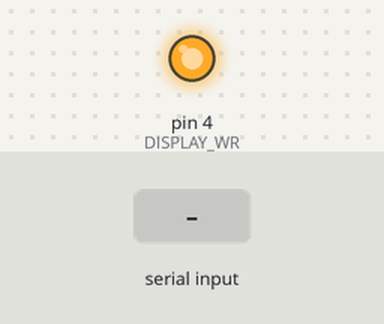
Bench run of a sketch on a simulated Arduino Uno, built with avr-gcc and run on an emulated ATmega328P. Shown: output pins drawn as LEDs (lit = HIGH). The inputs (shaded band) are chosen by the test bench. Pins used as bus, display or sensor lines are not drawn.

Above: at 1.2 s.
1.3 s: "1" received over Serial
Timing chart, 0 to 4.3 s (numbered marks = the images above; inputs shaded):
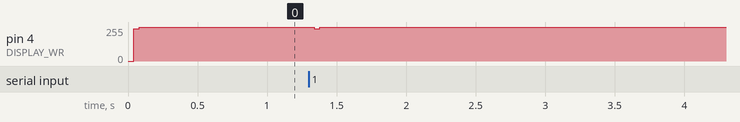

The sketch:

_3_Font.ino
```cpp
#include "aipointe.h"

// HT1632C PINs

#define DISPLAY_CS    3
#define DISPLAY_WR    4
#define DISPLAY_DATA  5

// HT1632C Commands

#define HT1632C_READ    B00000110
#define HT1632C_WRITE   B00000101
#define HT1632C_CMD     B00000100

#define HT1632_CMD_SYSON  0x01
#define HT1632_CMD_LEDON  0x03

// Display buffer

byte buffer[32];


void setup() {

  Serial.begin(57600);

  // all PINs are output
  pinMode(DISPLAY_CS, OUTPUT);
  pinMode(DISPLAY_WR, OUTPUT);
  pinMode(DISPLAY_DATA, OUTPUT);

  // enable System oscillator and LED duty cycle generator
  ht1632c_send_command(HT1632_CMD_SYSON);
  ht1632c_send_command(HT1632_CMD_LEDON);

  // clear display
  ht1632c_clear_display();
}

void loop() {

  if (Serial.available() > 0) {
    int incomingByte = Serial.read();
    displayChar(incomingByte);
  }
}

void displayChar(int incomingByte) {

  // get font details
  int infoPosition = incomingByte - 33;
  unsigned char length = aipoint_info[infoPosition].length;
  unsigned int offset = aipoint_info[infoPosition].offset;

  // select display
  digitalWrite(DISPLAY_CS, LOW);

  // send WRITE command
  ht1632c_send_bits(HT1632C_WRITE, 1 << 2);

  // send start address, 00h
  ht1632c_send_bits(0x00, 1 << 6);

  for(int i = 0; i < 32; i++) {
    if(i < length) {
      char mychar = pgm_read_byte(aipointe_font + offset + i);
      ht1632c_send_bits(mychar, 1<<7);
    }
    else ht1632c_send_bits(0x00, 1<<7);
  }

  // unselect display
  digitalWrite(DISPLAY_CS, HIGH);
}


// ----------------------------------------
//  HT1632C functions
// ----------------------------------------

void ht1632c_clear_display() {

  digitalWrite(DISPLAY_CS, LOW);
  ht1632c_send_bits(HT1632C_WRITE, 1 << 2);
  ht1632c_send_bits(0x00, 1 << 6);
  for(int i = 0; i < 32; i++) ht1632c_send_bits(0x00, 1<<7);
  digitalWrite(DISPLAY_CS, HIGH);
}

void ht1632c_send_command(byte command) {

  digitalWrite(DISPLAY_CS, LOW);
  ht1632c_send_bits(HT1632C_CMD, 1 << 2);
  ht1632c_send_bits(command, 1 << 7);
  ht1632c_send_bits(0, 1);
  digitalWrite(DISPLAY_CS, HIGH);
}

void ht1632c_send_bits(byte bits, byte firstbit) {

  while(firstbit) {
    digitalWrite(DISPLAY_WR, LOW);
    if (bits & firstbit) digitalWrite(DISPLAY_DATA, HIGH);
    else digitalWrite(DISPLAY_DATA, LOW);
    digitalWrite(DISPLAY_WR, HIGH);
    firstbit >>= 1;
  }
}
```

aipointe.h
```cpp
// http://www.dafont.com/ai-pointe.font

#include <Arduino.h>

typedef struct {
  unsigned char length;
  unsigned int offset;
} FONT_INFO;

FONT_INFO aipoint_info[] = {
  {2, 0},	// !
  {5, 2},	// "
  {5, 7},	// #
  {5, 12},	// $
  {5, 17},	// %
  {5, 22},	// &
  {3, 27},	// '
  {4, 30},	// (
  {4, 34},	// )
  {4, 38},	// *
  {5, 42},	// +
  {3, 47},	// '
  {5, 50},	// -
  {3, 55},	// .
  {5, 58},	// /
  {5, 63},	// 0
  {3, 68},	// 1
  {5, 71},	// 2
  {5, 76},	// 3
  {5, 81},	// 4
  {5, 86},	// 5
  {5, 91},	// 6
  {5, 96},	// 7
  {5, 101},	// 8
  {5, 106},	// 9
  {2, 111},	// :
  {3, 113},	// ;
  {5, 116},	// <
  {5, 121},	// =
  {5, 126},	// >
  {5, 131},	// ?
  {5, 136},	// @
  {5, 141},	// A
  {5, 146},	// B
  {5, 151},	// C
  {5, 156},	// D
  {5, 161},	// E
  {5, 166},	// F
  {5, 171},	// G
  {5, 176},	// H
  {3, 181},	// I
  {5, 184},	// J
  {5, 189},	// K
  {5, 194},	// L
  {5, 199},	// M
  {5, 204},	// N
  {5, 209},	// O
  {5, 214},	// P
  {5, 219},	// Q
  {5, 224},	// R
  {5, 229},	// S
  {5, 234},	// T
  {5, 239},	// U
  {5, 244},	// V
  {5, 249},	// W
  {5, 254},	// X
  {5, 259},	// Y
  {5, 264},	// Z
  {3, 269},	// [
  {5, 272},
  {3, 277},	// ]
  {5, 280},	// ^
  {5, 285},	// _
  {3, 290},	// `
  {5, 293},	// a
  {5, 298},	// b
  {5, 303},	// c
  {5, 308},	// d
  {5, 313},	// e
  {5, 318},	// f
  {5, 323},	// g
  {5, 328},	// h
  {3, 333},	// i
  {4, 336},	// j
  {5, 340},	// k
  {3, 345},	// l
  {5, 348},	// m
  {4, 353},	// n
  {5, 357},	// o
  {5, 362},	// p
  {5, 367},	// q
  {5, 372},	// r
  {5, 377},	// s
  {5, 382},	// t
  {5, 387},	// u
  {5, 392},	// v
  {5, 397},	// w
  {5, 402},	// x
  {5, 407},	// y
  {5, 412},	// z
  {4, 417},	// {
  {1, 421},	// |
  {4, 422},	// }
  {5, 426}	// ~
};

PROGMEM char aipointe_font[] = {
  B00111101,	// !
  B01000000,
  B00001000,	// "
  B00010000,
  B01101000,
  B00010000,
  B01100000,
  B00100010,	// #
  B01111111,
  B00100010,
  B01111111,
  B00100010,
  B00110010,	// $
  B01111111,
  B01001001,
  B01111111,
  B00100110,
  B01100011,	// %
  B01100100,
  B00001000,
  B00010011,
  B01100011,
  B00100110,	// &
  B01001001,
  B01010001,
  B00100010,
  B00000101,
  B00001000,	// '
  B00010000,
  B01100000,
  B00011100,	// (
  B00100010,
  B01000001,
  B01000001,
  B01000001,	// )
  B01000001,
  B00100010,
  B00011100,
  B01001000,	// *
  B00110000,
  B00110000,
  B01001000,
  B00001000,	// +
  B00001000,
  B00111110,
  B00001000,
  B00001000,
  B00001001,	// ,
  B00001010,
  B00000100,
  B00001000,	// -
  B00001000,
  B00001000,
  B00001000,
  B00001000,
  B00000111,	// .
  B00000111,
  B00000111,
  B00000011,	// /
  B00000100,
  B00001000,
  B00010000,
  B01100000,
  B00111110,	// 0
  B01000101,
  B01001001,
  B01010001,
  B00111110,
  B00100001,	// 1
  B01111111,
  B00000001,
  B00110001,	// 2
  B01000011,
  B01000101,
  B01001001,
  B00110001,
  B00000110,	// 3
  B01000001,
  B01010001,
  B01010001,
  B00101110,
  B00001000,	// 4
  B00011000,
  B00101000,
  B01111111,
  B00001000,
  B00010010,	// 5
  B00110001,
  B01010001,
  B01010001,
  B01001110,
  B00011110,	// 6
  B00101001,
  B01010001,
  B00010001,
  B00001110,
  B01000001,	// 7
  B01000010,
  B01000100,
  B01001000,
  B00110000,
  B00101110,	// 8
  B01010001,
  B01010001,
  B01010001,
  B00101110,
  B00111000,	// 9
  B01000101,
  B01000110,
  B01000100,
  B00111000,
  B01100011,	// :
  B01100011,
  B01101001,	// ;
  B01101010,
  B00000100,
  B00001000,	// <
  B00010100,
  B00100010,
  B01000001,
  B01000001,
  B00010100,	// =
  B00010100,
  B00010100,
  B00010100,
  B00010100,
  B01000001,	// >
  B01000001,
  B00100010,
  B00010100,
  B00001000,
  B00100000,	// ?
  B01000000,
  B01000011,
  B01000100,
  B00111000,
  B00011110,	// @
  B00111101,
  B01100011,
  B01011101,
  B00111001,
  B00011111,	// A
  B00100100,
  B01000100,
  B01000100,
  B00111111,
  B01111111,	// B
  B01001001,
  B01001001,
  B00111001,
  B00000110,
  B00111110,	// C
  B01000001,
  B01000001,
  B01000001,
  B00100010,
  B01111111,	// D
  B01000001,
  B01000001,
  B01000001,
  B00111110,
  B00111110,	// E
  B01001001,
  B01001001,
  B01001001,
  B01001001,
  B00111111,	// F
  B01001000,
  B01001000,
  B01001000,
  B01000000,
  B00111110,	// G
  B01000001,
  B01000001,
  B01001001,
  B00100110,
  B01111111,	// H
  B00001000,
  B00001000,
  B00001000,
  B01111111,
  B01000001,	// I
  B01111111,
  B00000001,
  B00000110,	// J
  B00000001,
  B00000001,
  B00000001,
  B01111110,
  B01111111,	// K
  B00001000,
  B00010100,
  B00100010,
  B01000001,
  B01111110,	// L
  B00000001,
  B00000001,
  B00000001,
  B00000001,
  B01111111,	// M
  B00100000,
  B00011000,
  B00100000,
  B01111111,
  B01111111,	// N
  B00100000,
  B00010000,
  B00001000,
  B01111111,
  B00111110,	// O
  B01000001,
  B01000001,
  B01000001,
  B00111110,
  B00111111,	// P
  B01001000,
  B01000100,
  B01000100,
  B00111000,
  B00111110,	// Q
  B01000001,
  B01000001,
  B01000010,
  B00111101,
  B00111111,	// R
  B01001000,
  B01000100,
  B01000110,
  B00111001,
  B00110010,	// S
  B01001001,
  B01001001,
  B01001001,
  B00100110,
  B01000000,	// T
  B01000000,
  B01111111,
  B01000001,
  B01000000,
  B01111110,	// U
  B00000001,
  B00000001,
  B00000001,
  B01111110,
  B01111100,	// V
  B00000010,
  B00000001,
  B00000010,
  B01111100,
  B01111110,	// W
  B00000001,
  B01111110,
  B00000001,
  B01111110,
  B01100011,	// X
  B00010100,
  B00001000,
  B00010100,
  B01100011,
  B01110000,	// Y
  B00001000,
  B00001111,
  B00001000,
  B01110000,
  B01000010,	// Z
  B01000101,
  B01001001,
  B01010001,
  B00100001,
  B01111111,	// [
  B01000001,
  B01000001,
  B01100000,
  B00010000,
  B00001000,
  B00000100,
  B00000011,
  B01000001,	// ]
  B01000001,
  B01111111,
  B00010000,	// ^
  B00100000,
  B01000000,
  B00100000,
  B00010000,
  B00000001,	// _
  B00000001,
  B00000001,
  B00000001,
  B00000001,
  B01100000,	// `
  B00010000,
  B00001000,
  B00001110,	// a
  B00010001,
  B00100001,
  B00100010,
  B00011111,
  B01111110,	// b
  B00001001,
  B00010001,
  B00010001,
  B00001110,
  B00011110,	// c
  B00100001,
  B00100001,
  B00100001,
  B00010010,
  B00001110,	// d
  B00010001,
  B00010001,
  B00001001,
  B01111110,
  B00011110,	// e
  B00101001,
  B00100101,
  B00100101,
  B00011010,
  B00000001,	// f
  B00111111,
  B01001001,
  B01001000,
  B00100000,
  B00111010,	// g
  B01000101,
  B01000101,
  B01001001,
  B00111110,
  B01111111,	// h
  B00001000,
  B00010000,
  B00010000,
  B00001111,
  B00010001,	// i
  B01011111,
  B00000001,
  B00000010,	// j
  B00000001,
  B00000001,
  B01011110,
  B01111111,	// k
  B00001000,
  B00001100,
  B00010010,
  B00010001,
  B01111110,	// l
  B00000001,
  B00000001,
  B00111111,	// m
  B00100000,
  B00011111,
  B00100000,
  B00011111,
  B00111111,	// n
  B00100000,
  B00100000,
  B00011111,
  B00011110,	// o
  B00100001,
  B00100001,
  B00100001,
  B00011110,
  B00011111,	// p
  B00100100,
  B00100010,
  B00100010,
  B00011100,
  B00011100,	// q
  B00100010,
  B00100010,
  B00100100,
  B00011111,
  B00011111,	// r
  B00100000,
  B00100000,
  B00100000,
  B00010000,
  B00010010,	// s
  B00101001,
  B00101001,
  B00101001,
  B00000110,
  B00100000,	// t
  B01111110,
  B00100001,
  B00100001,
  B00000010,
  B00011110,	// u
  B00000001,
  B00000001,
  B00000010,
  B00011111,
  B00011100,	// v
  B00000010,
  B00000001,
  B00000010,
  B00011100,
  B00011110,	// w
  B00000001,
  B00011110,
  B00000001,
  B00011110,
  B00010001,	// x
  B00001010,
  B00000100,
  B00001010,
  B00010001,
  B00111010,	// y
  B00000101,
  B00000101,
  B00001001,
  B00111110,
  B00010001,	// z
  B00010011,
  B00010101,
  B00011001,
  B00010001,
  B00001000,	// {
  B00111110,
  B01000001,
  B01000001,
  B01111111,	// |
  B01000001,	// }
  B01000001,
  B00111110,
  B00001000,
  B00110000,	// ~
  B01000000,
  B00100000,
  B00010000,
  B01100000
};
```

Measured:
- after the input at 1.3 s, pin 4 (DISPLAY_WR): 255/255 → 242/255 at once, → 255/255 0.04 s later
